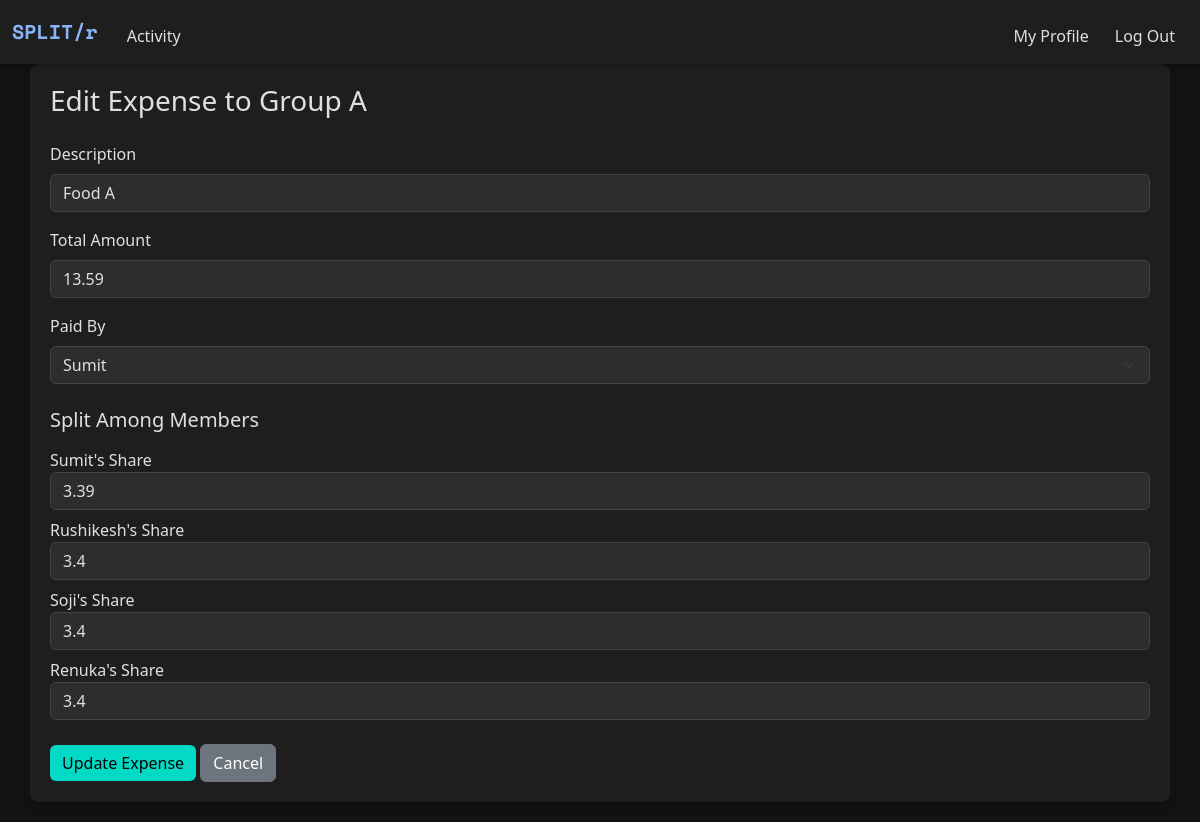
The page /group/1/edit_expense/5 (signed in) on the database as committed earlier.
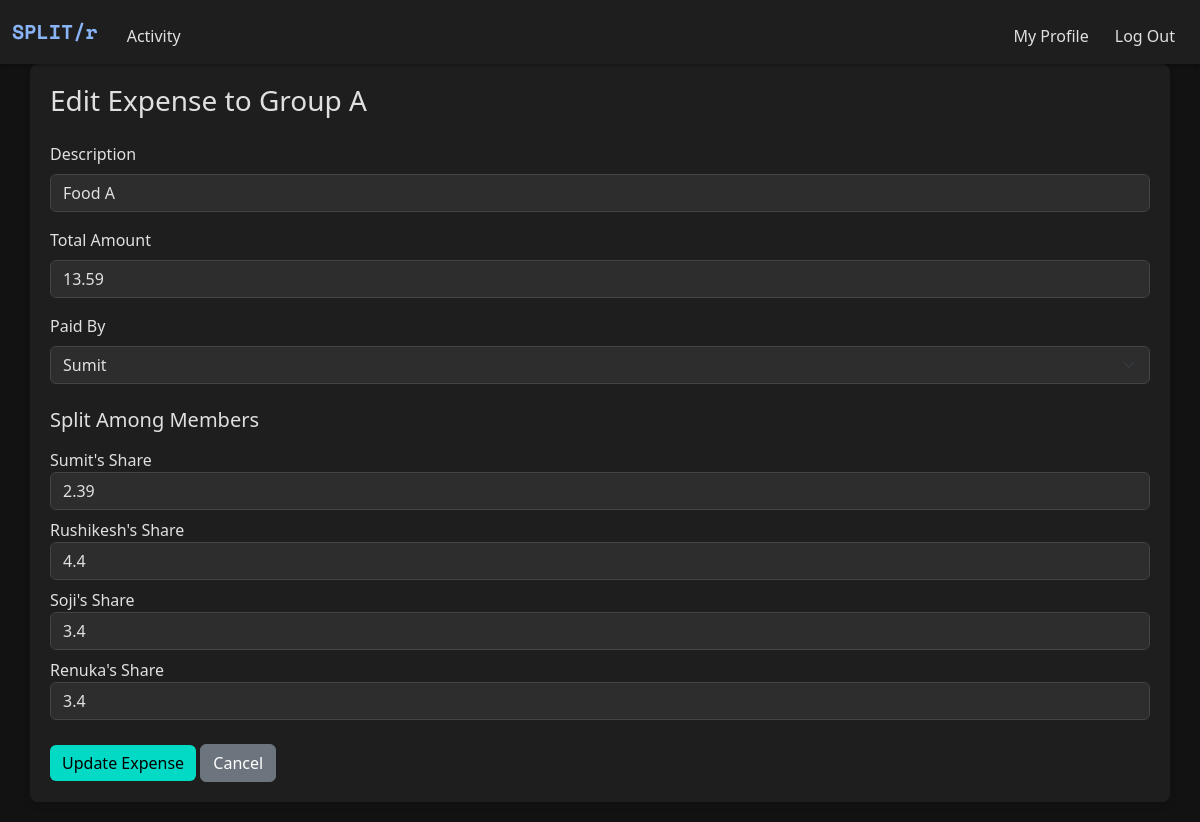
The same page on the database as committed later.
### models.py (models this page shows)
class ExpenseSplit(db.Model):
    __tablename__ = "expense_split"
    id = db.Column(db.Integer, primary_key=True)
    expense_id = db.Column(db.Integer, db.ForeignKey("expenses.id"))
    user_id = db.Column(db.Integer, db.ForeignKey("users.id"))
    amount = db.Column(db.Float)

### app.py (the view, shortened to what this page needs)
@app.route("/group/<int:group_id>/edit_expense/<int:expense_id>",
           methods=["GET", "POST"])
@login_required
def edit_group_expense(group_id, expense_id):
    group = Group.query.get_or_404(group_id)
    expense = Expense.query.get_or_404(expense_id)
    members = GroupMember.query.filter_by(group_id=group_id).all()
    users = [db.session.get(User, member.user_id) for member in members]
    user_splits = {split.user_id: split.amount for split in expense.splits}
    return render_template(
        "add_group_expense.html",
        group=group,
        users=users,
        expense=expense,
        user_splits=user_splits
    )

### helper.py (called while the page is built)
def login_required(f):
    @wraps(f)
    def decorated_function(*args, **kwargs):
        if "user_id" not in session:
            flash("You must be logged in to view this page.", "danger")
            return redirect("/login")
        return f(*args, **kwargs)
    return decorated_function

### templates/add_group_expense.html (shortened to what this page needs)
{% extends "layout.html" %}
{% block main %}
<div class="container content-container">
  <h3 class="mb-4">{{ 'Edit Expense' if expense else 'Add Expense' }} to {{ group.name }}</h3>
  <form method="POST">
    <div class="mb-3">
      <label for="description" class="form-label">Description</label>
      <input type="text" class="form-control" name="description" value="{{ expense.description if expense else '' }}" required>
    </div>
    <div class="mb-3">
      <label for="amount" class="form-label">Total Amount</label>
      <input type="number" class="form-control" name="amount" id="amount" step="0.01" value="{{ expense.amount if expense else '' }}" required>
    </div>
    <div class="mb-3">
      <label for="paid_by" class="form-label">Paid By</label>
      <select class="form-select" name="paid_by" id="paid_by" required>
        {% for user in users %}
          <option value="{{ user.id }}" {% if expense and expense.paid_by_id == user.id %}selected{% endif %}>
            {{ user.name.split(" ")[0] }}
          </option>
        {% endfor %}
      </select>
    </div>
    <h5 class="mt-4 mb-3">Split Among Members</h5>
    {% for user in users %}
      <div class="mb-2">
        <label>{{ user.name.split(' ')[0] }}'s Share</label>
        <input type="number" step="0.01" name="user_{{ user.id }}" value="{{ user_splits.get(user.id, '') if user_splits else '' }}"
        class="form-control split-input" value="0" required>
      </div>
    {% endfor %}
    <button type="submit" class="btn btn-success mt-3">{{ 'Update Expense' if expense else 'Add Expense' }}</button>
    <a href="{{ url_for('group_page', group_id=group.id) }}" class="btn btn-secondary mt-3">Cancel</a>
  </form>
</div>
{% endblock %}

Rows that differ between the two databases and show on the page:
removed ExpenseSplit: amount "3.39"
removed ExpenseSplit: amount "3.4"
added ExpenseSplit: amount "2.39"
added ExpenseSplit: amount "4.4"
